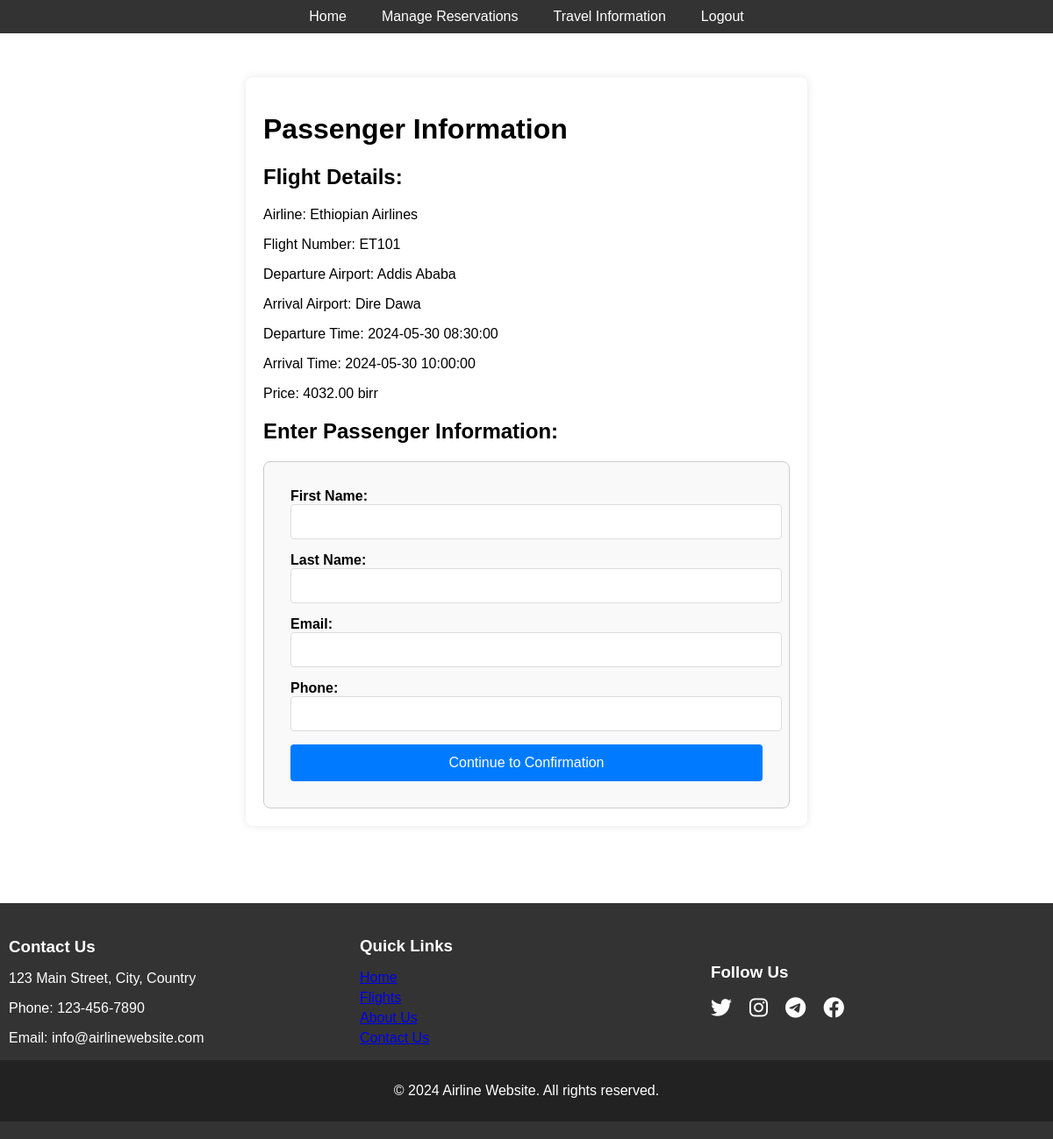
The app's page /passenger-info.php?flight_id=5 (signed in) with its own data.
### tables this page shows
CREATE TABLE `flights` (
  `FlightID` int(11) NOT NULL,
  `Airline` varchar(50) DEFAULT NULL,
  `FlightNumber` varchar(10) DEFAULT NULL,
  `DepartureAirport` varchar(50) DEFAULT NULL,
  `ArrivalAirport` varchar(50) DEFAULT NULL,
  `DepartureTime` datetime DEFAULT NULL,
  `ArrivalTime` datetime DEFAULT NULL,
  `Duration` time DEFAULT NULL,
  `Class` varchar(20) DEFAULT NULL,
  `Status` varchar(20) DEFAULT NULL
);

CREATE TABLE `price` (
  `PriceID` int(11) NOT NULL,
  `FlightID` int(11) NOT NULL,
  `Price` decimal(10,2) NOT NULL,
  `Currency` varchar(10) NOT NULL DEFAULT 'Birr'
);

### passenger-info.php (the view, shortened to what this page needs)
<?php
require("header.php");
require("connect.php");
?>
<main class="main">
    <div class="container">
        <h1>Passenger Information</h1>
        <?php
        if (isset($_GET['flight_id'])) {
            $flightID = $_GET['flight_id'];
            $query = "SELECT * FROM Flights WHERE FlightID = ?";
            $stmt = $conn->prepare($query);
            $stmt->bind_param("i", $flightID);
            $stmt->execute();
            $result = $stmt->get_result();
            if ($result->num_rows > 0) {
                $flight = $result->fetch_assoc();
                $priceQuery = "SELECT Price FROM price WHERE FlightID = ?";
                $priceStmt = $conn->prepare($priceQuery);
                $priceStmt->bind_param("i", $flightID);
                $priceStmt->execute();
                $priceResult = $priceStmt->get_result();
                $price = $priceResult->fetch_assoc()['Price'];
                echo "<h2>Flight Details:</h2>";
                echo "<p>Airline: {$flight['Airline']}</p>";
                echo "<p>Flight Number: {$flight['FlightNumber']}</p>";
                echo "<p>Departure Airport: {$flight['DepartureAirport']}</p>";
                echo "<p>Arrival Airport: {$flight['ArrivalAirport']}</p>";
                echo "<p>Departure Time: {$flight['DepartureTime']}</p>";
                echo "<p>Arrival Time: {$flight['ArrivalTime']}</p>";
                echo "<p>Price: {$price} birr</p>";
                echo "<h2>Enter Passenger Information:</h2>";
                echo '<form action="" method="post" class="passenger-form">';
                echo '<div class="form-group"><label for="first_name">First Name:</label><input type="text" name="first_name" required></div>';
                echo '<div class="form-group"><label for="last_name">Last Name:</label><input type="text" name="last_name" required></div>';
                echo '<div class="form-group"><label for="email">Email:</label><input type="email" name="email" required></div>';
                echo '<div class="form-group"><label for="phone">Phone:</label><input type="text" name="phone" required></div>';
                echo '<button type="submit">Continue to Confirmation</button>';
                echo '</form>';
            } else {
                echo "<p>Error: Flight not found.</p>";
            }
        } else {
            echo "<p>Error: Flight ID not provided.</p>";
        }
        ?>
    </div>
</main>
<?php require("footer.php"); ?>

### css/style.css (style rules this page uses)
body { font-family: Arial, sans-serif; margin:0; padding:0; }
.container { max-width: 600px; margin: 50px auto; background-color: #fff; border-radius: 8px; padding: 20px; box-shadow: 0 0 10px rgba(0, 0, 0, 0.1); }
.main { padding:38px 0; }
.form-group { margin-bottom: 15px; }
.form-group label { display: block; font-weight: bold; }
.form-group input, .form-group select { width: 100%; padding: 10px; border: 1px solid #ddd; border-radius: 4px; font-size: 16px; }
button { display: block; width: 100%; padding: 12px; background-color: #007bff; color: #fff; border: none; border-radius: 4px; font-size: 16px; cursor: pointer; transition: background-color 0.3s; }
.passenger-form { max-width: 600px; margin: 0 auto; padding: 30px; border: 1px solid #ccc; border-radius: 8px; background-color: #f9f9f9; }
.passenger-form .form-group { margin-bottom: 15px; }
.passenger-form .form-group label { display: block; font-weight: bold; }
.passenger-form .form-group input[type="text"], .passenger-form .form-group input[type="email"] { width: 100%; padding: 10px; border: 1px solid #ddd; border-radius: 4px; font-size: 16px; }
.passenger-form button { display: block; width: 100%; padding: 12px; background-color: #007bff; color: #fff; border: none; border-radius: 4px; font-size: 16px; cursor: pointer; transition: background-color 0.3s; }

### records on screen
flights: Airline "Ethiopian Airlines", FlightNumber "ET101", DepartureAirport "Addis Ababa", ArrivalAirport "Dire Dawa", DepartureTime "2024-05-30 08:30:00", ArrivalTime "2024-05-30 10:00:00"
price: Price "4032.00"
